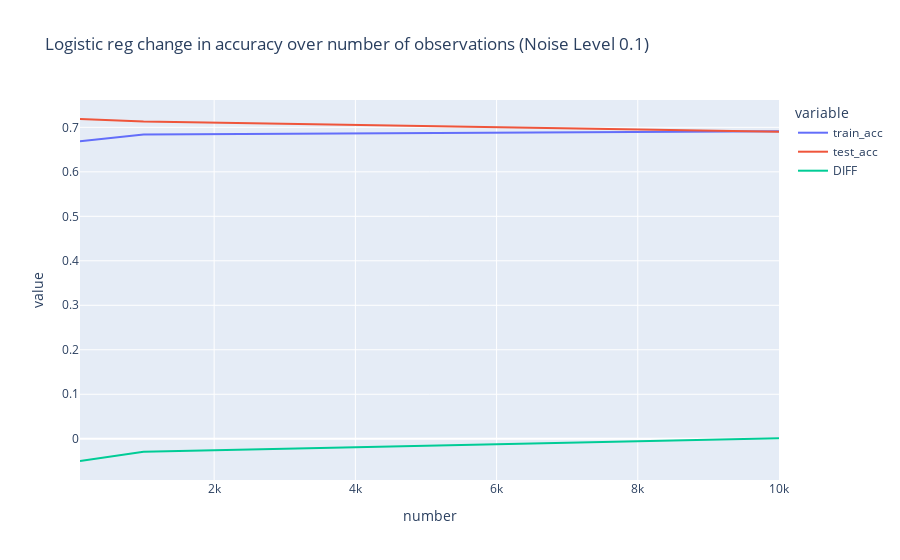

This figure's notebook cell:
### Markdown cell above
## for moons there seems to be a positive change with increase of reg_num
## for Circles there is no detectable change

### Code cell
########### Q4
by_noise = results_log.groupby(["number","NL"]).mean()
by_noise = by_noise.reset_index() 
px.line(by_noise.query("NL == 0.1"),x = "number", y = ["train_acc","test_acc","DIFF"],title = "Logistic reg change in accuracy over number of observations (Noise Level 0.1)")

### Figure 1 — Plotly figure (JSON) as saved in the notebook; plotly's stock layout.template omitted (floating-point values rounded to 4 significant figures)
{"data": [{"hovertemplate": "variable=train_acc<br>number=%{x}<br>value=%{y}<extra></extra>", "legendgroup": "train_acc", "line": {"color": "#636efa", "dash": "solid"}, "marker": {"symbol": "circle"}, "mode": "lines", "name": "train_acc", "orientation": "v", "showlegend": true, "type": "scatter", "x": [100, 1000, 10000], "xaxis": "x", "y": [0.6688, 0.6838, 0.6913], "yaxis": "y"}, {"hovertemplate": "variable=test_acc<br>number=%{x}<br>value=%{y}<extra></extra>", "legendgroup": "test_acc", "line": {"color": "#EF553B", "dash": "solid"}, "marker": {"symbol": "circle"}, "mode": "lines", "name": "test_acc", "orientation": "v", "showlegend": true, "type": "scatter", "x": [100, 1000, 10000], "xaxis": "x", "y": [0.7188, 0.7131, 0.6904], "yaxis": "y"}, {"hovertemplate": "variable=DIFF<br>number=%{x}<br>value=%{y}<extra></extra>", "legendgroup": "DIFF", "line": {"color": "#00cc96", "dash": "solid"}, "marker": {"symbol": "circle"}, "mode": "lines", "name": "DIFF", "orientation": "v", "showlegend": true, "type": "scatter", "x": [100, 1000, 10000], "xaxis": "x", "y": [-0.05, -0.02932, 0.0008958], "yaxis": "y"}], "layout": {"autosize": true, "legend": {"title": {"text": "variable"}, "tracegroupgap": 0}, "title": {"text": "Logistic reg change in accuracy over number of observations (Noise Level 0.1)"}, "xaxis": {"anchor": "y", "autorange": true, "domain": [0, 1], "range": [100, 10000], "title": {"text": "number"}, "type": "linear"}, "yaxis": {"anchor": "x", "autorange": true, "domain": [0, 1], "range": [-0.09271, 0.7615], "title": {"text": "value"}, "type": "linear"}}}
